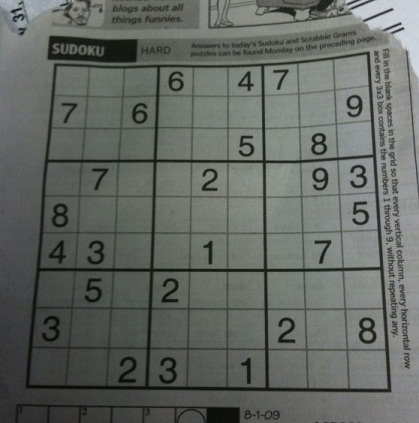
#> input picture 02-配套案例/03-机器视觉基础应用实训案例/07-图像边缘检测基础实训/01-sobel算子/sudoku.jpg, 419 x 423 px
$ python 01-Roberts.py
#> lines starting #> are read from the running program, lines starting #| are printed output that depends on the picture
import cv2
import numpy as np

moon = cv2.imread("./sudoku.jpg", 0)
#> moon: shape (423, 419); min 5, max 218, mean 101.9
row, column = moon.shape
#> row = 423; column = 419
moon_f = np.copy(moon)
moon_f = moon_f.astype("float")

Roberts = np.zeros((row, column))

for x in range(row - 1):
    for y in range(column - 1):
        gx = abs(moon_f[x + 1, y + 1] - moon_f[x, y])
        gy = abs(moon_f[x + 1, y] - moon_f[x, y + 1])
        Roberts[x, y] = gx + gy
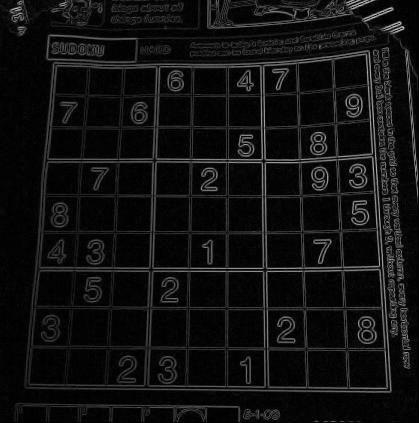
#> Roberts: shape (423, 419) float64; min 0, max 197, mean 16.9

sharp = moon_f + Roberts
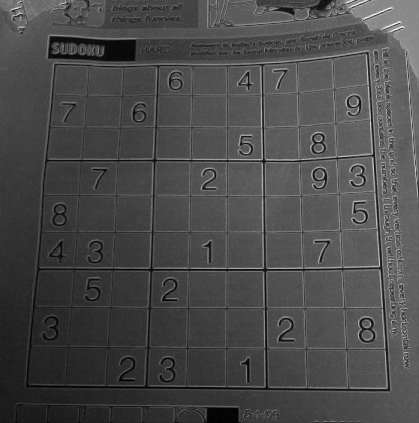
#> sharp: shape (423, 419) float64; min 10, max 381, mean 118.7; drawn with min black and max white

sharp = np.where(sharp < 0, 0, np.where(sharp > 255, 255, sharp))
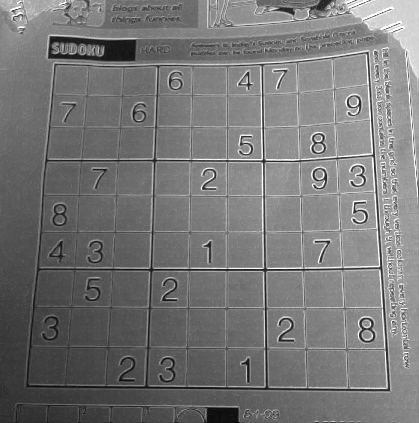
#> sharp: shape (423, 419) float64; min 10, max 255, mean 118.6
sharp = sharp.astype("uint8")

cv2.imshow("src", moon)
cv2.imshow("Roberts_sharp", sharp)
cv2.imwrite('./Roberts_sharp.jpg',sharp)

cv2.waitKey()
